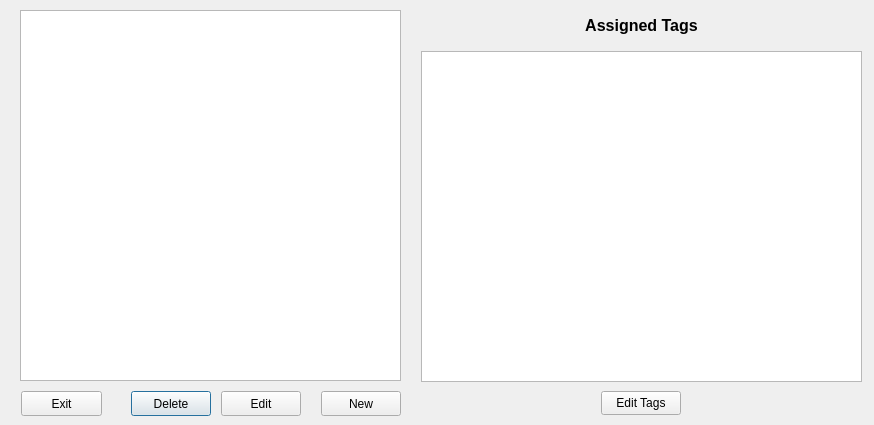
<?xml version="1.0" encoding="UTF-8"?>
<ui version="4.0">
 <class>EditMeals</class>
 <widget class="QDialog" name="EditMeals">
  <property name="geometry">
   <rect>
    <x>0</x>
    <y>0</y>
    <width>874</width>
    <height>425</height>
   </rect>
  </property>
  <property name="windowTitle">
   <string>Edit Meals</string>
  </property>
  <widget class="QLabel" name="label">
   <property name="geometry">
    <rect>
     <x>571</x>
     <y>10</y>
     <width>141</width>
     <height>31</height>
    </rect>
   </property>
   <property name="text">
    <string>&lt;html&gt;&lt;head/&gt;&lt;body&gt;&lt;p align=&quot;center&quot;&gt;&lt;span style=&quot; font-size:12pt; font-weight:700;&quot;&gt;Assigned Tags&lt;/span&gt;&lt;/p&gt;&lt;/body&gt;&lt;/html&gt;</string>
   </property>
  </widget>
  <widget class="QListWidget" name="listWidget_tags">
   <property name="geometry">
    <rect>
     <x>421</x>
     <y>51</y>
     <width>441</width>
     <height>331</height>
    </rect>
   </property>
   <property name="alternatingRowColors">
    <bool>true</bool>
   </property>
   <property name="resizeMode">
    <enum>QListView::Fixed</enum>
   </property>
   <property name="itemAlignment">
    <set>Qt::AlignCenter</set>
   </property>
  </widget>
  <widget class="QPushButton" name="deleteMealButton">
   <property name="geometry">
    <rect>
     <x>131</x>
     <y>391</y>
     <width>80</width>
     <height>25</height>
    </rect>
   </property>
   <property name="text">
    <string>Delete</string>
   </property>
  </widget>
  <widget class="QPushButton" name="editTagsButton">
   <property name="geometry">
    <rect>
     <x>601</x>
     <y>391</y>
     <width>80</width>
     <height>24</height>
    </rect>
   </property>
   <property name="text">
    <string>Edit Tags</string>
   </property>
  </widget>
  <widget class="QPushButton" name="newMealButton">
   <property name="geometry">
    <rect>
     <x>321</x>
     <y>391</y>
     <width>80</width>
     <height>25</height>
    </rect>
   </property>
   <property name="text">
    <string>New</string>
   </property>
  </widget>
  <widget class="QPushButton" name="exitButton">
   <property name="geometry">
    <rect>
     <x>21</x>
     <y>391</y>
     <width>81</width>
     <height>25</height>
    </rect>
   </property>
   <property name="text">
    <string>Exit</string>
   </property>
  </widget>
  <widget class="QPushButton" name="editMealButton">
   <property name="geometry">
    <rect>
     <x>221</x>
     <y>391</y>
     <width>80</width>
     <height>25</height>
    </rect>
   </property>
   <property name="text">
    <string>Edit</string>
   </property>
  </widget>
  <widget class="QListWidget" name="listWidget_meals">
   <property name="geometry">
    <rect>
     <x>20</x>
     <y>10</y>
     <width>381</width>
     <height>371</height>
    </rect>
   </property>
   <property name="alternatingRowColors">
    <bool>true</bool>
   </property>
   <property name="spacing">
    <number>0</number>
   </property>
   <property name="selectionRectVisible">
    <bool>false</bool>
   </property>
   <property name="itemAlignment">
    <set>Qt::AlignCenter</set>
   </property>
  </widget>
 </widget>
 <resources/>
 <connections/>
</ui>
